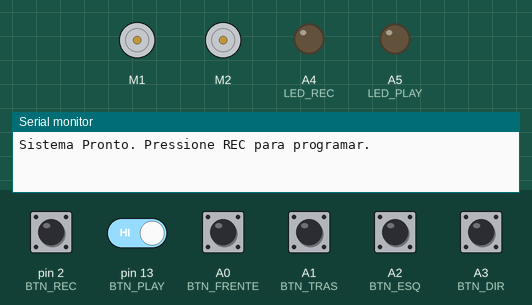
This sketch was run on a simulated Arduino Uno, built with avr-gcc and run on an emulated ATmega328P. On the bench: 2 × DC motor (green arrow = forward, orange = backward, longer = faster), output pins drawn as LEDs (lit = HIGH), the last lines printed to the serial monitor. The inputs (shaded band) are chosen by the test bench; at power-on: A0 (BTN_FRENTE), A1 (BTN_TRAS), A2 (BTN_ESQ), A3 (BTN_DIR), pin 2 (BTN_REC), pin 13 (BTN_PLAY) HIGH.

Above: at 1.2 s.
1.3 s: pin 2 (BTN_REC) pulled LOW for 0.15 s
At 1.7 s:
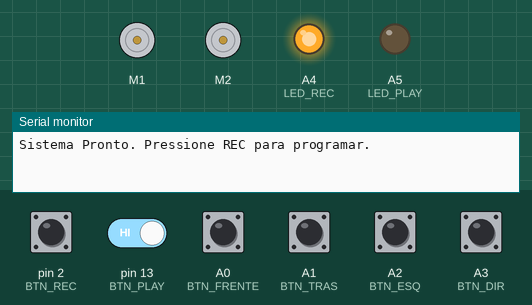
2.9 s: A0 (BTN_FRENTE) pulled LOW for 0.15 s
At 3.05 s:
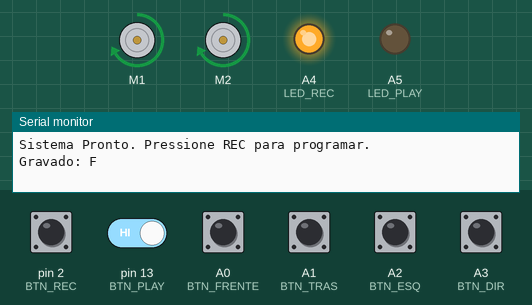
4.7 s: A1 (BTN_TRAS) pulled LOW for 0.15 s
At 4.85 s:
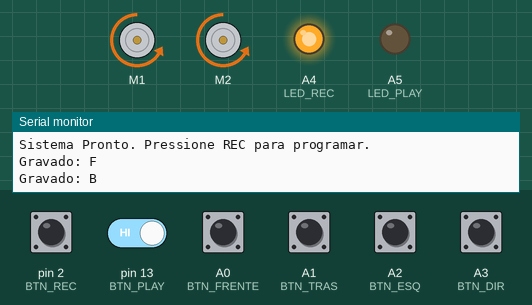
6.5 s: A2 (BTN_ESQ) pulled LOW for 0.15 s
At 6.65 s:
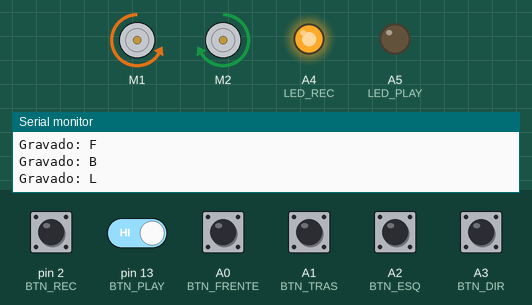
8.3 s: A3 (BTN_DIR) pulled LOW for 0.15 s
At 8.45 s:
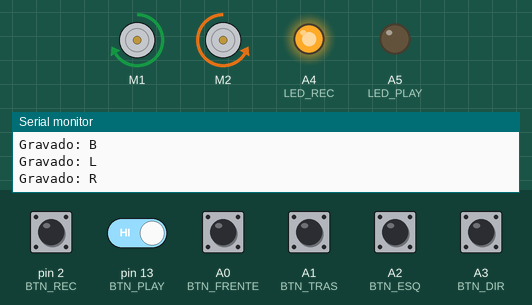
10.1 s: pin 2 (BTN_REC) driven LOW and pin 13 (BTN_PLAY) driven LOW
At 11.1 s:
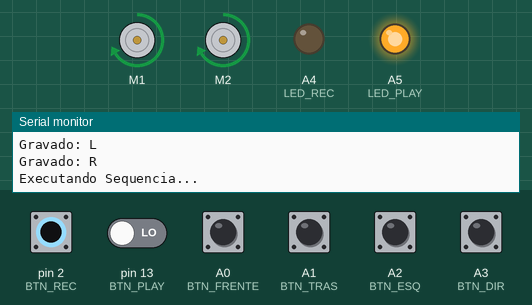
Timing chart, 0 to 15.7 s (numbered marks = the images above; inputs shaded):
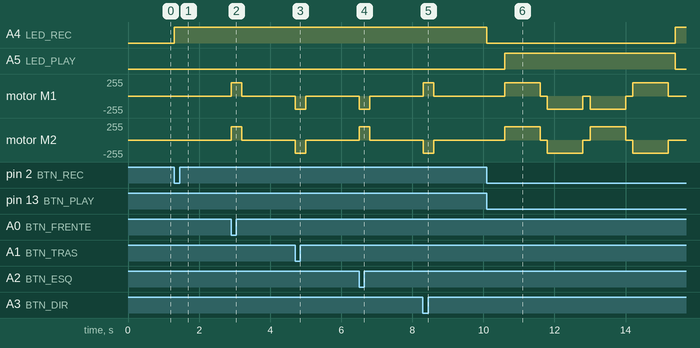

Measured:
- after the input at 1.3 s, A4 (LED_REC): LOW → HIGH at once
- after the input at 2.9 s, motor M1, motor M2: stopped → forward 200/255 at once, → stopped 0.30 s later
- after the input at 4.7 s, motor M1, motor M2: stopped → backward 200/255 at once, → stopped 0.30 s later
- after the input at 6.5 s, motor M1: stopped → backward 200/255 at once, → stopped 0.30 s later; motor M2: stopped → forward 200/255 at once, → stopped 0.30 s later
- after the input at 8.3 s, motor M1: stopped → forward 200/255 at once, → stopped 0.30 s later; motor M2: stopped → backward 200/255 at once, → stopped 0.30 s later
- after the input at 10.1 s, A4 (LED_REC): HIGH → LOW at once, → HIGH 5.3 s later; A5 (LED_PLAY): LOW → HIGH after 0.50 s, → LOW 4.8 s later

The sketch:

codigo.ino
```cpp
#include <AFMotor.h>

// Definição dos Motores
AF_DCMotor motor1(1); // Motor na conexão M1
AF_DCMotor motor2(2); // Motor na conexão M2

// Definição de Pinos (Botoes e LEDs)
const int BTN_FRENTE = A0;
const int BTN_TRAS = A1;
const int BTN_ESQ = A2;
const int BTN_DIR = A3;
const int BTN_REC = 2;   // Botão para gravar
const int BTN_PLAY = 13;  // Botão para executar

const int LED_REC = A4;  // LED Gravação
const int LED_PLAY = A5; // LED Execução

// Estrutura de Memória
struct Comando {
  char acao; // 'F', 'B', 'L', 'R'
};

Comando memoria[50];
int totalComandos = 0;
bool modoGravacao = false;

void setup() {
  Serial.begin(9600);

  pinMode(BTN_FRENTE, INPUT_PULLUP);
  pinMode(BTN_TRAS, INPUT_PULLUP);
  pinMode(BTN_ESQ, INPUT_PULLUP);
  pinMode(BTN_DIR, INPUT_PULLUP);
  pinMode(BTN_REC, INPUT_PULLUP);
  pinMode(BTN_PLAY, INPUT_PULLUP);

  pinMode(LED_REC, OUTPUT);
  pinMode(LED_PLAY, OUTPUT);

  motor1.setSpeed(200);
  motor2.setSpeed(200);
  motor1.run(RELEASE);
  motor2.run(RELEASE);

  Serial.println("Sistema Pronto. Pressione REC para programar.");
}

void mover(int dir1, int dir2, char tag) {
  motor1.run(dir1);
  motor2.run(dir2);

  if (modoGravacao && totalComandos < 50) {
    memoria[totalComandos].acao = tag;
    totalComandos++;
    Serial.print("Gravado: "); Serial.println(tag);
    delay(300); // Debounce e tempo mínimo de movimento
  }
}

void parar() {
  motor1.run(RELEASE);
  motor2.run(RELEASE);
}

void executar() {
  digitalWrite(LED_PLAY, HIGH);
  Serial.println("Executando Sequencia...");

  for (int i = 0; i < totalComandos; i++) {
    char acao = memoria[i].acao;
    if (acao == 'F') mover(FORWARD, FORWARD, ' ');
    if (acao == 'B') mover(BACKWARD, BACKWARD, ' ');
    if (acao == 'L') mover(BACKWARD, FORWARD, ' ');
    if (acao == 'R') mover(FORWARD, BACKWARD, ' ');

    delay(1000); // Cada passo dura 1 segundo na execução
    parar();
    delay(200);
  }

  digitalWrite(LED_PLAY, LOW);
  totalComandos = 0; // Limpa a memória após executar
  Serial.println("Fim da Execucao.");
}

void loop() {
  // Alternar Modo Gravação
  if (digitalRead(BTN_REC) == LOW) {
    modoGravacao = !modoGravacao;
    digitalWrite(LED_REC, modoGravacao ? HIGH : LOW);
    if(modoGravacao) totalComandos = 0; // Reset ao iniciar nova gravação
    delay(500);
  }

  // Acionar Execução
  if (digitalRead(BTN_PLAY) == LOW && !modoGravacao) {
    executar();
  }

  // Controle Manual / Gravação
  if (digitalRead(BTN_FRENTE) == LOW) mover(FORWARD, FORWARD, 'F');
  else if (digitalRead(BTN_TRAS) == LOW) mover(BACKWARD, BACKWARD, 'B');
  else if (digitalRead(BTN_ESQ) == LOW) mover(BACKWARD, FORWARD, 'L');
  else if (digitalRead(BTN_DIR) == LOW) mover(FORWARD, BACKWARD, 'R');
  else parar();
}
```
